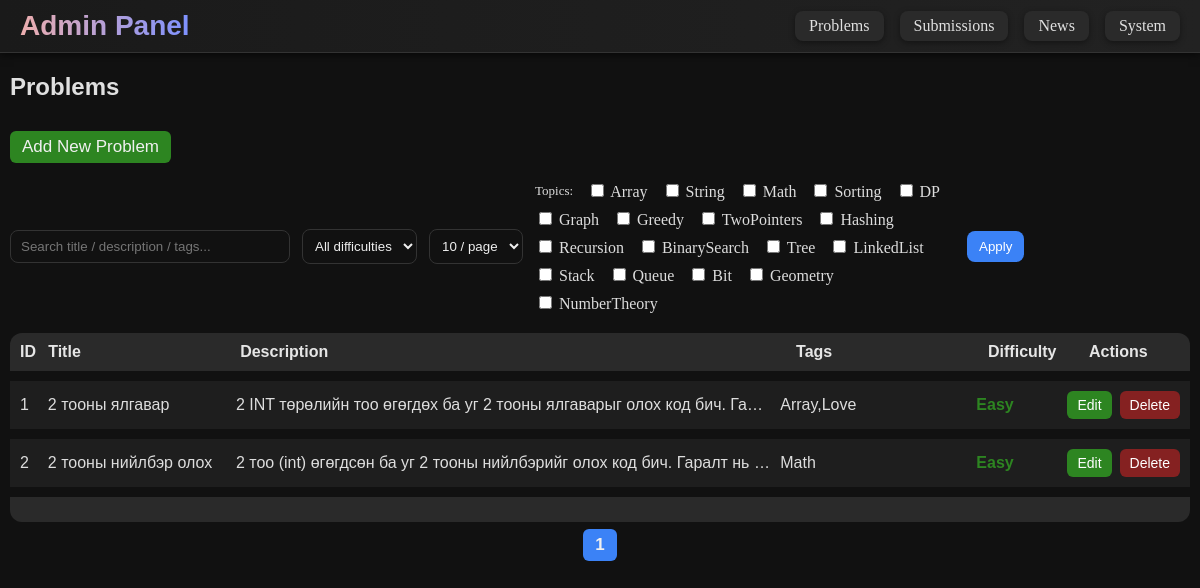
Before: /admin/problems (signed in) with the older database file.
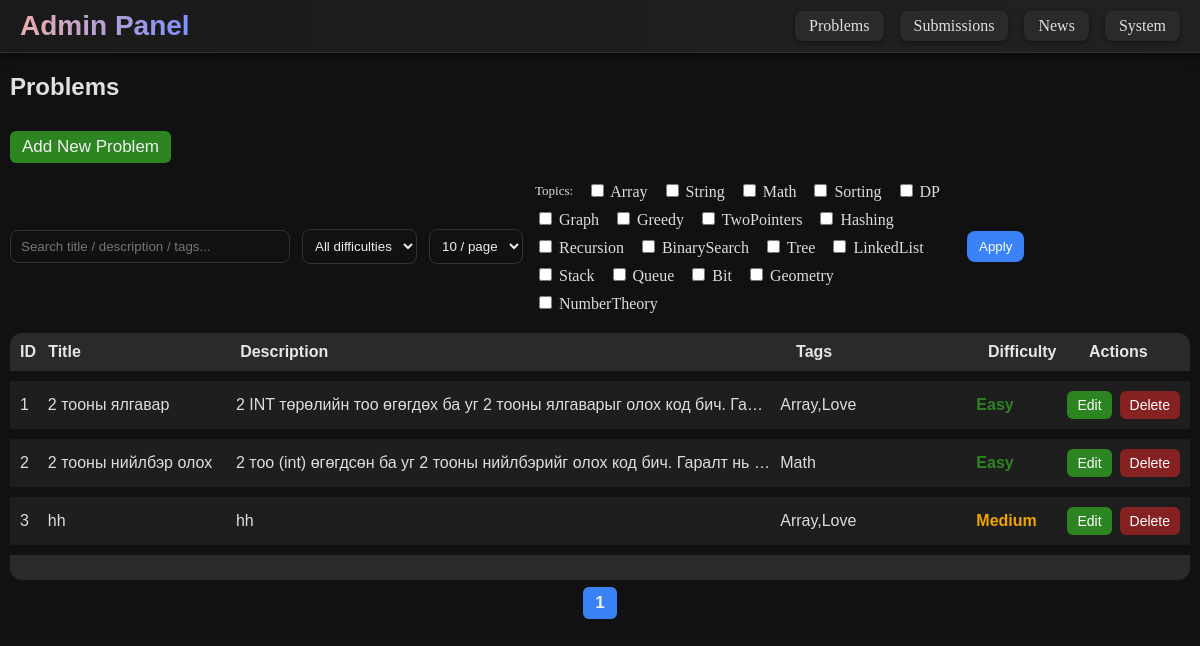
After: the same page with the newer database file.
### tables this page shows
CREATE TABLE "problems" (id INTEGER PRIMARY KEY, title varchar(50), description TEXT, examples TEXT, prefix TEXT, constraints TEXT, diff varchar(10), tags TEXT);

### run.py (the view, shortened to what this page needs)
@app.route("/admin/problems")
@admin_required
def adminProblem():
    try:
        page = int(request.args.get("page", 1))
    except ValueError:
        page = 1
    try:
        per_page = int(request.args.get("per_page", 10))
    except ValueError:
        per_page = 10
    q = request.args.get("q", "").strip()
    category = request.args.get("category", "all").strip()
    topics_selected = request.args.getlist("topics")
    conn = get_db_connection()
    params = []
    where = []
    if q:
        qparam = f"%{q.lower()}%"
        where.append("(LOWER(title) LIKE ? OR LOWER(description) LIKE ? OR LOWER(IFNULL(tags,'')) LIKE ?)")
        params.extend([qparam, qparam, qparam])
    if category and category.lower() != "all":
        where.append("LOWER(TRIM(diff)) LIKE ?")
        params.append(f"%{category.lower()}%")
    cols_info = conn.execute("PRAGMA table_info(problems)").fetchall()
    cols = [c["name"] for c in cols_info]
    has_tags = "tags" in cols
    where_sql = ""
    if where:
        where_sql = "WHERE " + " AND ".join(where)
    count_row = conn.execute(f"SELECT COUNT(*) as cnt FROM problems {where_sql}", params).fetchone()
    total = count_row["cnt"] if count_row else 0
    offset = (page - 1) * per_page
    select_cols = "id, title, description, diff, IFNULL(tags,'') as tags"
    rows = conn.execute(
        f"SELECT {select_cols} FROM problems {where_sql} ORDER BY id LIMIT ? OFFSET ?",
        params + [per_page, offset]
    ).fetchall()
    conn.close()
    problems = [dict(r) for r in rows]
    return render_template(
        "admin/adminProblems.html",
        problems=problems,
        page=page,
        per_page=per_page,
        total=total,
        q=q,
        category=category,
        topics_selected=topics_selected
    )

### run.py (called while the page is built)
def make_user_object(row):
    if not row:
        return None
    user_obj = type("UserObj", (), {})()
    for key in row.keys():
        setattr(user_obj, key, row[key])
    user_obj.get_id = lambda: str(user_obj.id)
    user_obj.is_authenticated = property(lambda self: True)
    user_obj.is_active = property(lambda self: True)
    user_obj.is_anonymous = property(lambda self: False)
    return user_obj

def admin_required(f):
    @wraps(f)
    @login_required
    def decorated_function(*args, **kwargs):
        if not getattr(current_user, "is_admin", 0):
            flash("Admin access only!", "danger")
            return redirect(url_for("index"))
        return f(*args, **kwargs)
    return decorated_function

@app.before_request
def require_admin_for_admin_prefix():
    if request.path.startswith("/admin"):
        if not current_user.is_authenticated:
            return redirect(url_for("login", next=request.path))
        if not getattr(current_user, "is_admin", 0):
            flash("Admin access only!", "danger")
            return redirect(url_for("index"))

def get_db_connection():
    conn = sqlite3.connect(DB_PATH)
    conn.row_factory = sqlite3.Row
    return conn

@login_manager.user_loader
def load_user(user_id):
    conn = get_db_connection()
    row = conn.execute("SELECT * FROM users WHERE id=?", (user_id,)).fetchone()
    conn.close()
    return make_user_object(row)

### templates/admin/adminProblems.html (shortened to what this page needs)
{% extends "admin/admin.html" %}
{% block content %}
<div style="margin: 10px;">
    {% if not add and not edits %}
    <h2
        style="font-family: 'Lucida Sans', 'Lucida Sans Regular', 'Lucida Grande', 'Lucida Sans Unicode', Geneva, Verdana, sans-serif;">
        Problems
    </h2>
    <div id="top">
        <a class="add-btn" href="{{ url_for('add_problem') }}">Add New Problem</a>
        <div style="display:flex; gap:12px; align-items:center; flex-wrap:wrap; margin-top:8px;">
            <input id="q" type="search" placeholder="Search title / description / tags..." value="{{ q or '' }}"
                style="padding:8px 10px; border-radius:8px; border:1px solid #333; background:#111; color:#eee; min-width:280px;">
            <select id="category"
                style="padding:8px; border-radius:8px; background:#111; color:#eee; border:1px solid #333;">
                <option value="all" {% if category=='all' or not category %}selected{% endif %}>All difficulties
                </option>
            </select>
            <select id="per_page"
                style="padding:8px; border-radius:8px; background:#111; color:#eee; border:1px solid #333;">
                <option value="10" {% if per_page==10 %}selected{% endif %}>10 / page</option>
            </select>
            <div style="display:flex; gap:8px; align-items:center; flex-wrap:wrap; max-width:420px;">
                <label style="font-size:13px; color:#ddd; margin-right:6px;">Topics:</label>
                {% set topic_list =
                ['Array','String','Math','Sorting','DP','Graph','Greedy','TwoPointers','Hashing','Recursion','BinarySearch','Tree','LinkedList','Stack','Queue','Bit','Geometry','NumberTheory']
                %}
                {% for t in topic_list %}
                <label style="margin-right:6px; color:#ddd;">
                    <input type="checkbox" class="topic-checkbox" value="{{ t }}" >
                    {{ t }}
                </label>
                {% endfor %}
            </div>
            <button id="applyFilters"
                style="padding:8px 12px; border-radius:8px; background:#3b82f6; color:#fff; border:none;">Apply</button>
        </div>
    </div>
    <div id="header">
        <div class="ID">ID</div>
        <div class="TITLE">Title</div>
        <div class="DESC">Description</div>
        <div class="DESC">Tags</div>
        <div class="DESC">Difficulty</div>
        <div class="ACT">Actions</div>
    </div>
    <div id="list-container">
        {% for p in problems %}
        <div id="listItem">
            <div class="ID">{{ p.id }}</div>
            <div class="TITLE">{{ p.title }}</div>
            <div class="DESC">{{ p.description }}</div>
            <div class="DESC">{{ p.tags if p.tags else '' }}</div>
            <div
                class="difficulty {% if p.diff == 'Easy' %}easy{% elif p.diff == 'Medium' %}medium{% elif p.diff == 'Hard' %}hard{% endif %}">
                {{ p.diff | capitalize }}</div>
            <div class=" actions">
                <a id="edit" href="{{ url_for('edit_problem', id=p.id) }}">Edit</a>
                <a id="del" href="{{ url_for('delete_problem', id=p.id) }}"
                    onclick="return confirm('Are you sure you want to delete this problem?')">Delete</a>
            </div>
        </div>
        {% endfor %}
    </div>
    <div id="footer">
        {% if total %}
        {% set total_pages = (total // per_page) + (1 if total % per_page else 0) %}
        <div style="display:flex; justify-content:center; gap:8px; padding:12px; flex-wrap:wrap;">
            {% for p in range(1, total_pages+1) %}
            {% if p == page %}
            <span class="add-btn" style="background:#3b82f6;">{{ p }}</span>
            {% else %}
            <a class="add-btn"
                href="{{ url_for('adminProblem') }}?page={{ p }}&per_page={{ per_page }}&q={{ q|urlencode }}&category={{ category|urlencode }}{% for t in topics_selected %}&topics={{ t|urlencode }}{% endfor %}">{{
                p }}</a>
            {% endif %}
            {% endfor %}
        </div>
        {% endif %}
    </div>
</div>
{% endif %}
{% endblock %}

### templates/admin/admin.html (shortened to what this page needs)
<!DOCTYPE html>
<html lang="en">
<head>
    <link rel="stylesheet" href="{{ url_for('static', filename='style.css') }}">
</head>
<body>
    <header>
        <nav>
            <div class="title">Admin Panel</div>
            <div style="display: flex; gap: 16px;">
                <a id="navButton" href="{{ url_for('adminProblem') }}">Problems</a>
                <a id="navButton" href="{{ url_for('adminSubmissions') }}">Submissions</a>
                <a id="navButton" href="{{ url_for('adminNews') }}">News</a>
                <a id="navButton" href="{{ url_for('adminSystem') }}">System</a>
            </div>
        </nav>
    </header>
    <main>
        {% block content %}{% endblock %}
    </main>
</body>
</html>

### static/style.css (style rules this page uses)
html { scrollbar-color: #6f7dff #0f0f0f; scrollbar-width: thin; }

### templates/admin/adminProblems.html (style rules this page uses)
#footer { align-items: center; height: 5px; background-color: #2a2a2a; color: #e6e6e6; font-weight: bold; margin: 0px 0 20px; padding: 10px; border-radius: 0 0 12px 12px; }
#header { display: grid; grid-template-columns: 0.2fr 2fr 6fr 2fr 1fr 1fr; align-items: center; gap: 10px; background-color: #2a2a2a; color: #e6e6e6; font-weight: bold; margin: 20px 0 0; padding: 10px; border-radius: 12px 12px 0 0; font-family: 'Lucida Sans', 'Lucida Sans Regular', 'Lucida Grande', 'Lucida Sans Unicode', Geneva, Verdana, sans-serif; }
#listItem { display: grid; grid-template-columns: 0.2fr 2fr 6fr 2fr 1fr 1fr; align-items: center; gap: 10px; background-color: #1e1e1e; color: #ddd; padding: 10px; margin: 0px 0 10px; }
#list-container { font-family: Arial, sans-serif; overflow: hidden; margin-top: 10px; }
.ID, .TITLE, .EXP, .DESC, .ACT { overflow: hidden; text-overflow: ellipsis; white-space: nowrap; }
.actions { display: flex; justify-content: center; gap: 8px; }
#edit, #del { padding: 6px 10px; border-radius: 6px; font-size: 14px; text-align: center; color: #fff; text-decoration: none; flex: 1; }
#edit { background-color: #2d8521; }
#del { background-color: #852121; }
.add-btn { font-family: 'Lucida Sans', 'Lucida Sans Regular', 'Lucida Grande', 'Lucida Sans Unicode', Geneva, Verdana, sans-serif; display: inline-block; background-color: #2d8521; color: #f0f0f0; font-size: 17px; padding: 6px 12px; margin: 10px 0; border-radius: 6px; text-decoration: none; }
button { border: none; }
.difficulty { padding: 4px 8px; border-radius: 6px; font-weight: bold; text-align: center; width: fit-content; }
.easy { color: #2d8521; }
.medium { color: #f0a500; }

### templates/admin/admin.html (style rules this page uses)
body { background-color: #111111; color: #e0e0e0; margin: 0; }
a { text-decoration: none !important; }
header { background: linear-gradient(90deg, #1a1a1a, #222222); padding: 10px 20px; border-bottom: 1px solid #333; box-shadow: 0 2px 8px rgba(0, 0, 0, 0.6); position: sticky; top: 0; z-index: 100; }
nav { display: flex; justify-content: space-between; align-items: center; }
nav .title { font-size: 28px; font-weight: bold; background: linear-gradient(90deg, #edaeae, #7d91ff); -webkit-background-clip: text; -webkit-text-fill-color: transparent; font-family: 'Lucida Sans', 'Lucida Sans Regular', 'Lucida Grande', 'Lucida Sans Unicode', Geneva, Verdana, sans-serif; }
#navButton { color: #e0e0e0; background-color: #2a2a2a; border: none; border-radius: 8px; padding: 6px 14px; transition: all 0.3s ease; font-weight: 500; font-size: 16px; box-shadow: 0 2px 6px rgba(0, 0, 0, 0.4); }

Changed rows visible on the page:
added problems: id "3", title "hh", description "hh", tags "Array,Love", diff "Medium"
